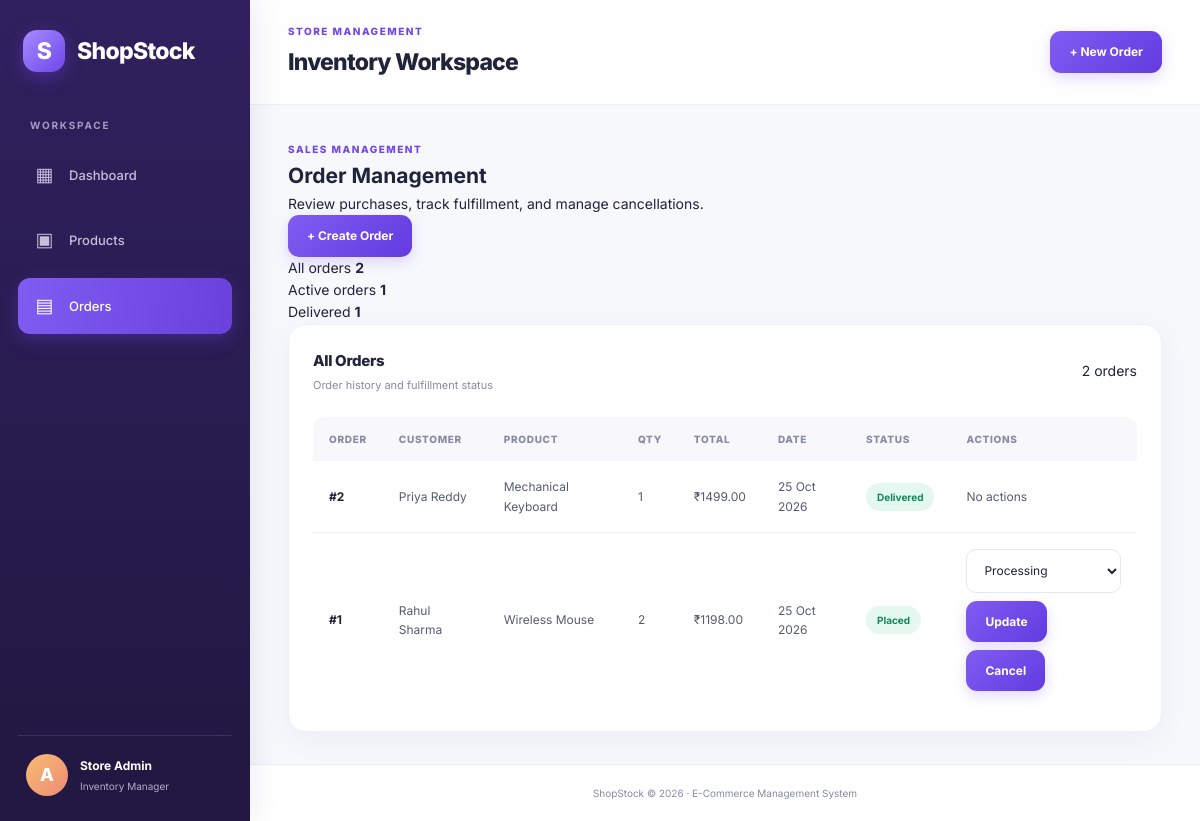
The page /orders on the database its author committed.
### app.py (models this page shows)
class Order(db.Model):
    id = db.Column(db.Integer, primary_key=True)
    customer_name = db.Column(db.String(100), nullable=False)
    product_id = db.Column(
        db.Integer,
        db.ForeignKey("product.id"),
        nullable=False
    )
    quantity = db.Column(db.Integer, nullable=False)
    total_amount = db.Column(db.Float, nullable=False)
    status = db.Column(
        db.String(20),
        nullable=False,
        default="Placed"
    )
    created_at = db.Column(
        db.DateTime,
        default=datetime.utcnow
    )
    product = db.relationship(
        "Product",
        back_populates="orders"
    )

class Product(db.Model):
    id = db.Column(db.Integer, primary_key=True)
    name = db.Column(db.String(100), nullable=False)
    category = db.Column(db.String(80), nullable=False)
    price = db.Column(db.Float, nullable=False)
    stock = db.Column(db.Integer, nullable=False, default=0)
    orders = db.relationship(
        "Order",
        back_populates="product"
    )

### app.py (the view)
@app.route("/orders")
def orders():
    all_orders = (
        Order.query
        .order_by(Order.created_at.desc())
        .all()
    )
    return render_template(
        "orders.html",
        orders=all_orders
    )

### templates/orders.html (shortened to what this page needs)
{% extends "base.html" %}
{% block content %}
<div class="page-heading">
    <div>
        <span class="eyebrow">SALES MANAGEMENT</span>
        <h1>Order Management</h1>
        <p>Review purchases, track fulfillment, and manage cancellations.</p>
    </div>
    <a href="{{ url_for('create_order') }}" class="button">
        + Create Order
    </a>
</div>
<div class="summary-strip">
    <div>
        <span>All orders</span>
        <strong>{{ orders|length }}</strong>
    </div>
    <div>
        <span>Active orders</span>
        <strong>{{ orders|rejectattr('status', 'equalto', 'Cancelled')|rejectattr('status', 'equalto', 'Delivered')|list|length }}</strong>
    </div>
    <div>
        <span>Delivered</span>
        <strong>{{ orders|selectattr('status', 'equalto', 'Delivered')|list|length }}</strong>
    </div>
</div>
<section class="panel">
    <div class="panel-header">
        <div>
            <h3>All Orders</h3>
            <p>Order history and fulfillment status</p>
        </div>
        <span class="count-badge">{{ orders|length }} orders</span>
    </div>
    <div class="table-wrapper">
        <table>
            <thead>
                <tr>
                    <th>ORDER</th>
                    <th>CUSTOMER</th>
                    <th>PRODUCT</th>
                    <th>QTY</th>
                    <th>TOTAL</th>
                    <th>DATE</th>
                    <th>STATUS</th>
                    <th>ACTIONS</th>
                </tr>
            </thead>
            <tbody>
                {% for order in orders %}
                <tr>
                    <td><strong>#{{ order.id }}</strong></td>
                    <td>{{ order.customer_name }}</td>
                    <td>{{ order.product.name }}</td>
                    <td>{{ order.quantity }}</td>
                    <td class="amount">₹{{ "%.2f"|format(order.total_amount) }}</td>
                    <td>{{ order.created_at.strftime("%d %b %Y") }}</td>
                    <td>
                        <span class="status status-{{ order.status|lower }}">
                            {{ order.status }}
                        </span>
                    </td>
                    <td>
                        {% if order.status not in ["Cancelled", "Delivered"] %}
                        <form method="POST"
                              action="{{ url_for('update_order_status', order_id=order.id) }}"
                              class="action-form">
                            <select name="status" aria-label="Order status">
                                {% for s in ["Processing", "Shipped", "Delivered"] %}
                                <option value="{{ s }}"
                                    {% if order.status == s %}selected{% endif %}>
                                    {{ s }}
                                </option>
                                {% endfor %}
                            </select>
                            <button class="button button-small" type="submit">
                                Update
                            </button>
                        </form>
                        <form method="POST"
                              action="{{ url_for('cancel_order', order_id=order.id) }}"
                              onsubmit="return confirm('Cancel this order and restore stock?')">
                            <button class="button button-danger button-small"
                                    type="submit">Cancel</button>
                        </form>
                        {% else %}
                        <span class="muted">No actions</span>
                        {% endif %}
                    </td>
                </tr>
                {% endfor %}
            </tbody>
        </table>
    </div>
</section>
{% endblock %}

### static/style.css (style rules this page uses)
:root { --primary: #7047eb; --primary-dark: #5835c5; --primary-light: #f0ebff; --background: #f7f8fc; --white: #ffffff; --text: #20243a; --muted: #858ba3; --border: #eceef5; --green: #16a477; --red: #e65365; --orange: #ed9b35; --blue: #3982ee; --shadow: 0 8px 30px rgba(35, 31, 78, 0.05); --radius: 18px; }
* { box-sizing: border-box; margin: 0; padding: 0; }
body { font-family: 'Inter', Arial, sans-serif; background: var(--background); color: var(--text); font-size: 14px; line-height: 1.6; }
a { color: inherit; text-decoration: none; }
button, input, select, textarea { font: inherit; }
.button, button.button { display: inline-flex; justify-content: center; align-items: center; gap: 8px; padding: 11px 19px; border: none; border-radius: 11px; background: linear-gradient(135deg, #805cf2, #633be0); color: #ffffff; font-size: 12px; font-weight: 700; cursor: pointer; box-shadow: 0 5px 14px rgba(112, 71, 235, 0.2); transition: transform 0.2s ease, box-shadow 0.2s ease; }
button { cursor: pointer; }
.eyebrow { color: var(--primary); font-size: 10px; font-weight: 800; letter-spacing: 1.5px; }
.panel { min-width: 0; padding: 24px; border: 1px solid #f0eff7; border-radius: var(--radius); background: var(--white); box-shadow: var(--shadow); }
.panel-header { display: flex; justify-content: space-between; align-items: center; gap: 15px; margin-bottom: 23px; }
.panel-header h2, .panel-header h3 { font-size: 15px; font-weight: 800; letter-spacing: -0.3px; }
.panel-header p { margin-top: 4px; color: var(--muted); font-size: 11px; }
.table-wrapper { width: 100%; overflow-x: auto; border-radius: 12px; }
table { width: 100%; border-collapse: collapse; text-align: left; }
thead { background: #f8f7fc; }
th { padding: 14px 16px; color: #858ba3; font-size: 10px; font-weight: 800; letter-spacing: 0.7px; text-transform: uppercase; white-space: nowrap; }
td { padding: 16px; border-bottom: 1px solid #f0f1f7; color: #555b72; font-size: 12px; vertical-align: middle; }
tbody tr { transition: background 0.2s ease; }
tbody tr:last-child td { border-bottom: none; }
td strong { color: var(--text); font-weight: 700; }
.status { display: inline-flex; align-items: center; padding: 6px 11px; border-radius: 20px; background: #e5f8ef; color: #13865e; font-size: 10px; font-weight: 700; white-space: nowrap; }
.status-completed, .status-delivered, .status-paid { background: #e5f8ef; color: #13865e; }
form { width: 100%; }
input, select, textarea { width: 100%; min-height: 44px; padding: 11px 13px; border: 1px solid #e5e7f0; border-radius: 10px; outline: none; background: #ffffff; color: var(--text); font-size: 12px; transition: border-color 0.2s ease, box-shadow 0.2s ease; }
form button[type="submit"] { margin-top: 8px; }

### rows shown on the page
Order: id "2", customer_name "Priya Reddy", product.name "Mechanical Keyboard", quantity "1", total_amount "1499.00", created_at "25 Oct 2026", status "Delivered", shows "No actions"
Order: id "1", customer_name "Rahul Sharma", product.name "Wireless Mouse", quantity "2", total_amount "1198.00", created_at "25 Oct 2026", status "Placed"

### other values the page prints
{{ orders|length }} "2"
{{ orders|selectattr('status', 'equalto', 'Delivered')|list|length }} "1"
form field status "Processing"
